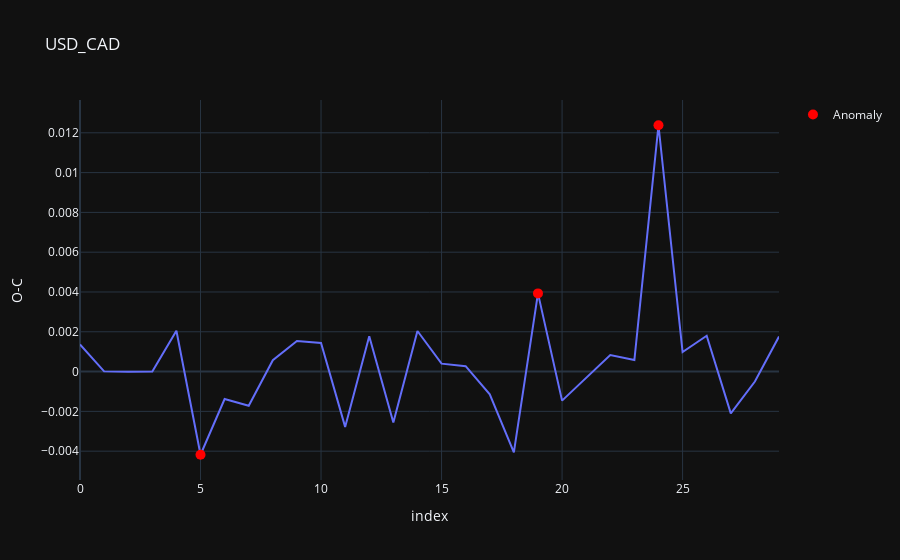

Write notebook code for a chart like this one.
### Code cell
import plotly.graph_objects as go
# plot value on y-axis and date on x-axis
fig = px.line(iforest_results, x=iforest_results.index, y="O-C", title='USD_CAD', template = 'plotly_dark')
# create list of outlier_dates
outlier_dates = iforest_results[iforest_results['Anomaly'] == 1].index
# obtain y value of anomalies to plot
y_values = [iforest_results.loc[i]['O-C'] for i in outlier_dates]
fig.add_trace(go.Scatter(x=outlier_dates, y=y_values, mode = 'markers', 
                name = 'Anomaly', 
                marker=dict(color='red',size=10)))
        
fig.show()

### Figure 1 — Plotly figure (JSON) as saved in the notebook; plotly's stock layout.template omitted (floating-point values rounded to 4 significant figures)
{"data": [{"hovertemplate": "index=%{x}<br>O-C=%{y}<extra></extra>", "legendgroup": "", "line": {"color": "#636efa", "dash": "solid"}, "marker": {"symbol": "circle"}, "mode": "lines", "name": "", "orientation": "v", "showlegend": false, "type": "scatter", "x": [0, 1, 2, 3, 4, 5, 6, 7, 8, 9, 10, 11, 12, 13, 14, 15, 16, 17, 18, 19, 20, 21, 22, 23, 24, 25, 26, 27, 28, 29], "xaxis": "x", "y": [0.00136, 1e-05, -1e-05, 0, 0.00205, -0.00418, -0.00138, -0.00172, 0.00057, 0.00154, 0.00144, -0.00278, 0.00178, -0.00256, 0.00204, 0.0004, 0.00027, -0.00114, -0.00406, 0.00393, -0.00146, -0.0003, 0.00083, 0.00058, 0.01238, 0.00098, 0.0018, -0.0021, -0.0005, 0.00176], "yaxis": "y"}, {"marker": {"color": "red", "size": 10}, "mode": "markers", "name": "Anomaly", "type": "scatter", "x": [5, 19, 24], "y": [-0.00418, 0.00393, 0.01238]}], "layout": {"legend": {"tracegroupgap": 0}, "title": {"text": "USD_CAD"}, "xaxis": {"anchor": "y", "domain": [0, 1], "title": {"text": "index"}}, "yaxis": {"anchor": "x", "domain": [0, 1], "title": {"text": "O-C"}}}}
